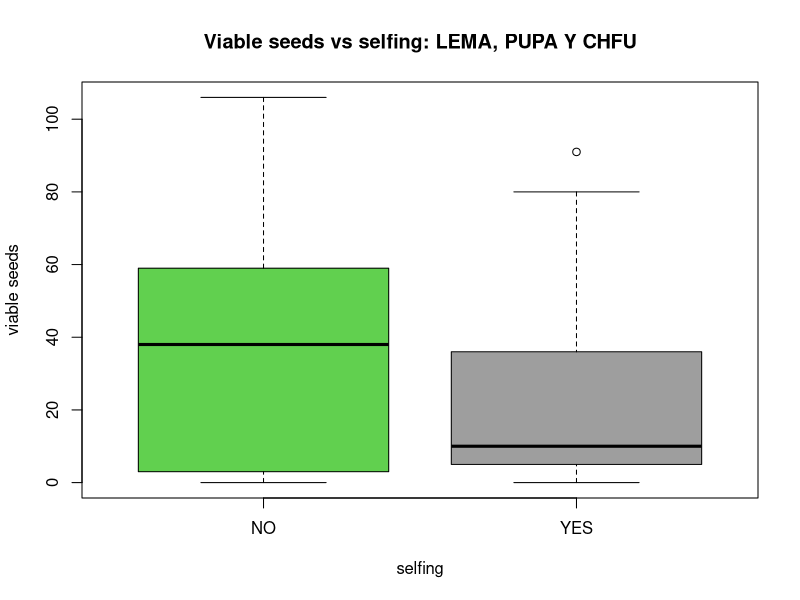
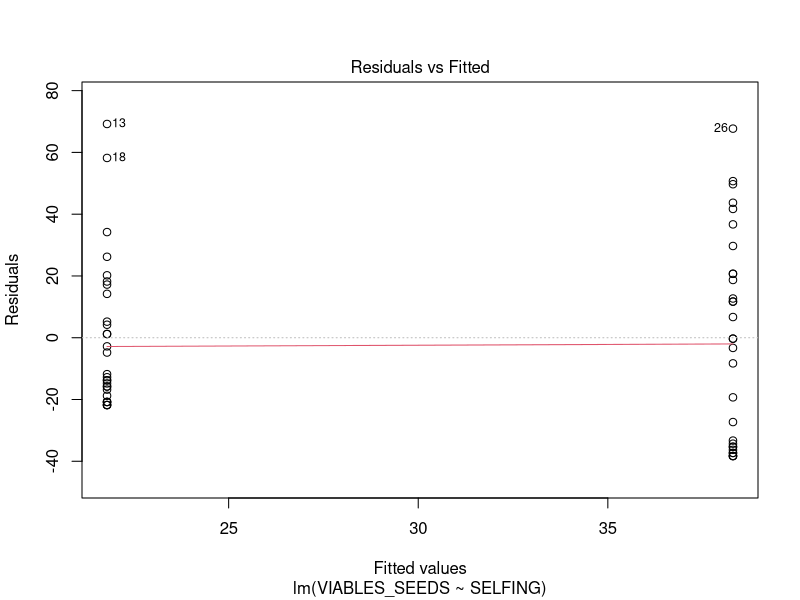
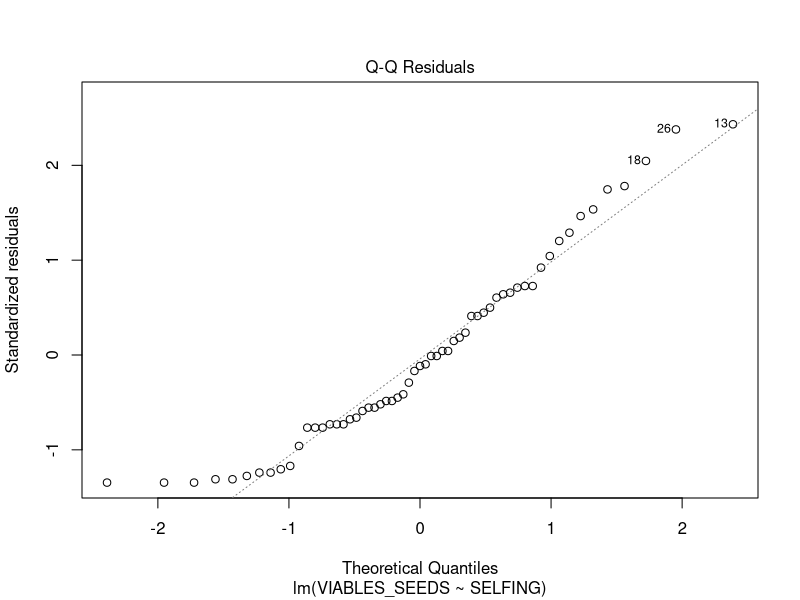
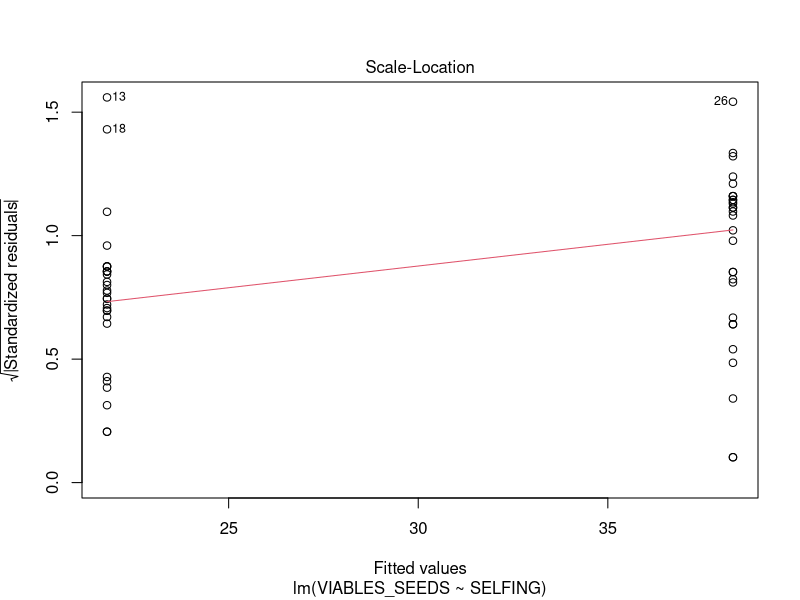
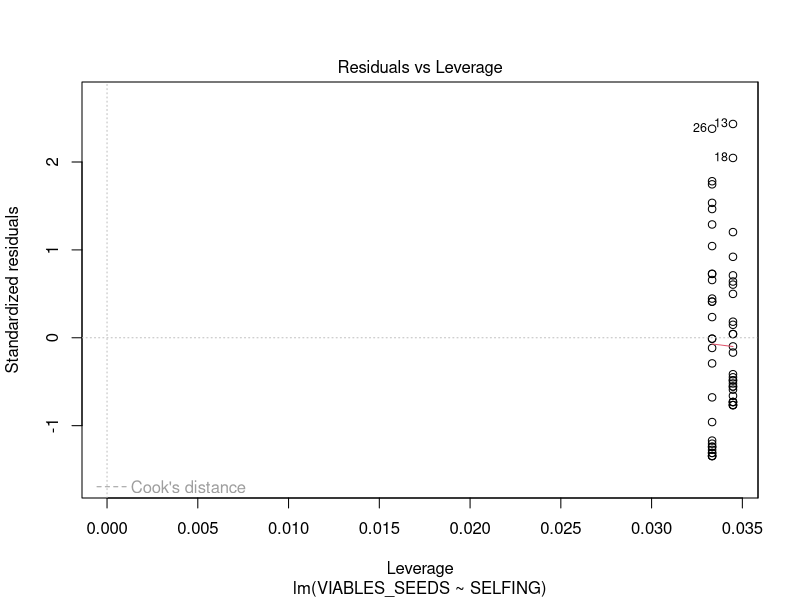
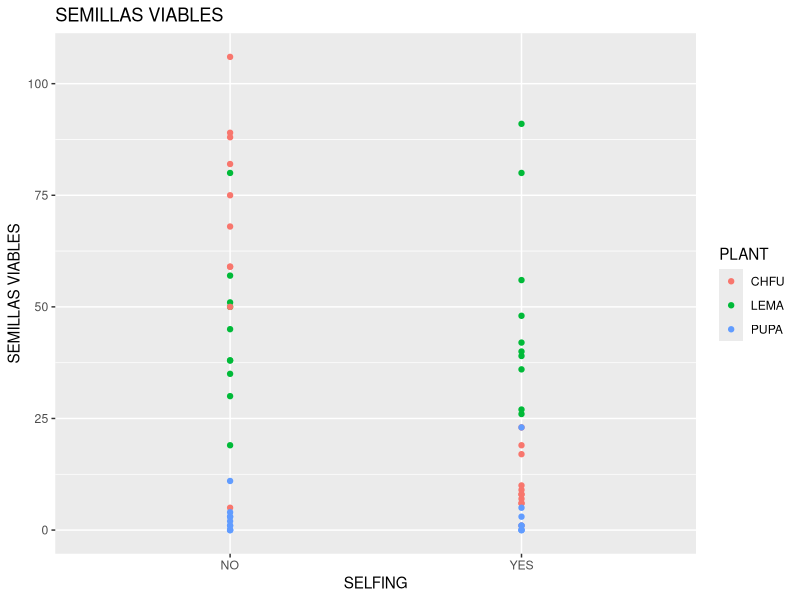
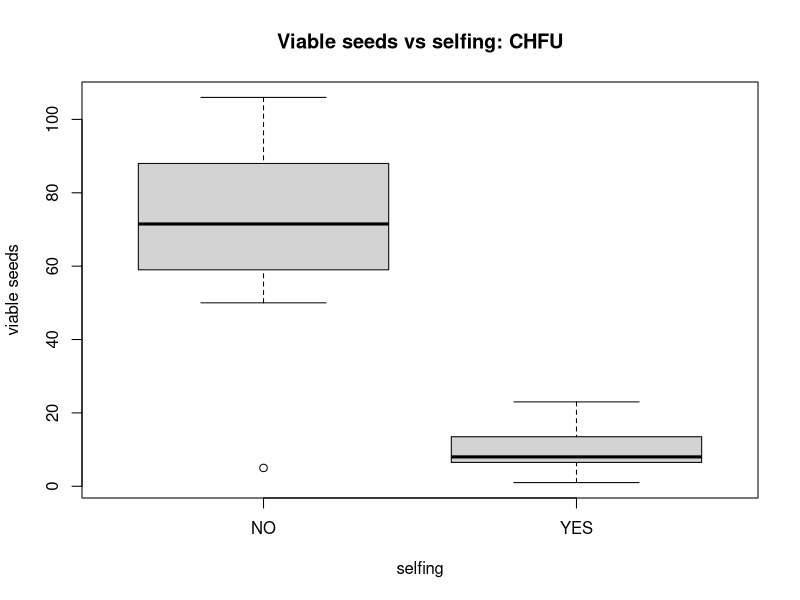
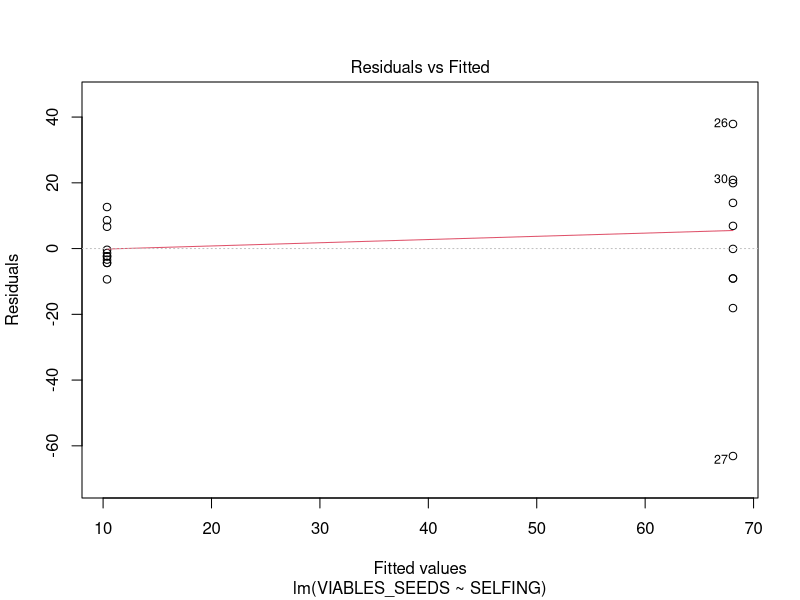

Write R code to recreate these figures, in order.
# seed set --> selfing 

#load libraries:
library(tidyverse)

#load data:
#Please load it here, or is hard to guess which file you are using.
# In fact, there is no data in the repo!! Add it as csv's.
# It means I am reading over the code, but without actually beeing able to run it.
SF_2019 <- read.csv("data/SF_19.csv", sep = ";")
head(SF_2019)

#SF_2019 es el archivo de selfing de pupa, lema y chfu
boxplot(SF_2019$VIABLES_SEEDS ~ SF_2019$SELFING, xlab= ('selfing'), col= c(123, 456,234), ylab = ('viable seeds'),main = ('Viable seeds vs selfing: LEMA, PUPA Y CHFU'))
t.test(SF_2019$VIABLES_SEEDS~SF_2019$SELFING, data= SF_2019)
aov(VIABLES_SEEDS ~ SELFING, data = SF_2019)
k <- lm(VIABLES_SEEDS ~ SELFING, data = SF_2019)
summary(k)
plot(k)
#I would not test all species at once, and if so, use random factors. 
#I would check model assumptions using plot(k) 
#and looking at the residuals distribution.
#I am ignoring this joint test for now.

SF_2019$SELFING <- as.factor(SF_2019$SELFING)
str(SF_2019)
SF_2019$VIABLES_SEEDS <- as.numeric(SF_2019$VIABLES_SEEDS) #alreadi integer in my dataset, so this is not needed.

par(mfrow=c(1,1)) 

SF <- ggplot(SF_2019, aes(x= SELFING, y = VIABLES_SEEDS))+
    geom_point(aes(color=PLANT))+
    xlab('SELFING')+
    ylab('SEMILLAS VIABLES')+
    ggtitle ('SEMILLAS VIABLES')+
NULL
SF #hacerlo con cajas estaría mejor


#Buscar soluciones, no me sale este barplot
#PLANT<-factor(SF_2019$PLANT, levels = c ("CHFU","LEMA"))
#barplot(table(SF_2019$VIABLES_SEEDS, PLANT), beside = T, legend.text = T, col= c(123, 345))
#IB: Con los datos me lo miro. 

#chfu----
SF_CHFU <- subset(SF_2019, PLANT== 'CHFU')
boxplot(SF_CHFU$VIABLES_SEEDS~SF_CHFU$SELFING, xlab= ('selfing'), ylab = ('viable seeds'), main = ('Viable seeds vs selfing: CHFU'))
m <- lm(VIABLES_SEEDS ~ SELFING, data = SF_CHFU)
summary(m)
plot(m) #check residuals. The model is not perfect, but is good enough. 
aov(VIABLES_SEEDS ~ SELFING, data = SF_CHFU) #I wuold report in text the summary results only.

#LEMA ----
SF_LEMA <- subset(SF_2019, PLANT== 'LEMA')
boxplot(SF_LEMA$VIABLES_SEEDS~SF_LEMA$SELFING, xlab= ('selfing'), ylab = ('viable seeds'), main = ('Viable seeds vs selfing: LEMA'))
n <- lm(VIABLES_SEEDS ~ SELFING, data = SF_LEMA)
summary(n)
plot(n) #this is completely fine.
aov(VIABLES_SEEDS ~ SELFING, data = SF_LEMA)

#alternative analysis
SF_LEMA$TOTAL_SEEDS <- as.numeric(as.character(SF_LEMA$TOTAL_SEEDS))
boxplot((SF_LEMA$VIABLES_SEEDS/SF_LEMA$TOTAL_SEEDS)~SF_LEMA$SELFING, xlab= ('selfing'), ylab = ('% of viable seeds'), main = ('Viable seeds vs selfing: LEMA'), las = 1)
n1 <- glm(cbind(SF_LEMA$VIABLES_SEEDS,SF_LEMA$NO_VIABLES_SEEDS) ~ SF_LEMA$SELFING, family = "binomial")
summary(n1)
#SURPRISE, selfing has more viable seeds! This is super cool, because it match our results showing coleopterans damaging seed development.
#we do not use plot here, because the family is not gaussian. binomial is very robust to model assumptions, but if you want, you can test it with packahe dharma.
#Can you repeat this analysis for the other two plants?

#pupa ----
SF_PUPA <- subset(SF_2019, PLANT== 'PUPA')
boxplot(SF_PUPA$VIABLES_SEEDS~SF_PUPA$SELFING, xlab= ('selfing'), ylab = ('viable seeds'), main = ('Viable seeds vs selfing: PUPA'))
# I would double check the 2 outlyers (> 10 seeds). Maybe plot it without them for clarity?
boxplot(SF_PUPA$VIABLES_SEEDS~SF_PUPA$SELFING, xlab= ('selfing'), ylab = ('viable seeds'), main = ('Viable seeds vs selfing: PUPA'),
        ylim = c(0,5), las = 1) #las = 1 is also nice.
aov(VIABLES_SEEDS ~ SELFING, data = SF_PUPA)
O <- lm(VIABLES_SEEDS ~ SELFING, data = SF_PUPA)
summary(O)
plot(O) #good model.

#según los analisis anteriores se podría decir que a CHFU los polinizadores le producen un mayor fitness 
    #que a LEMA y PUPA, que no dependen tanto de los polinizadores. LEMa tiene altas tasas de autofecundación
#Gran primer resultado!

